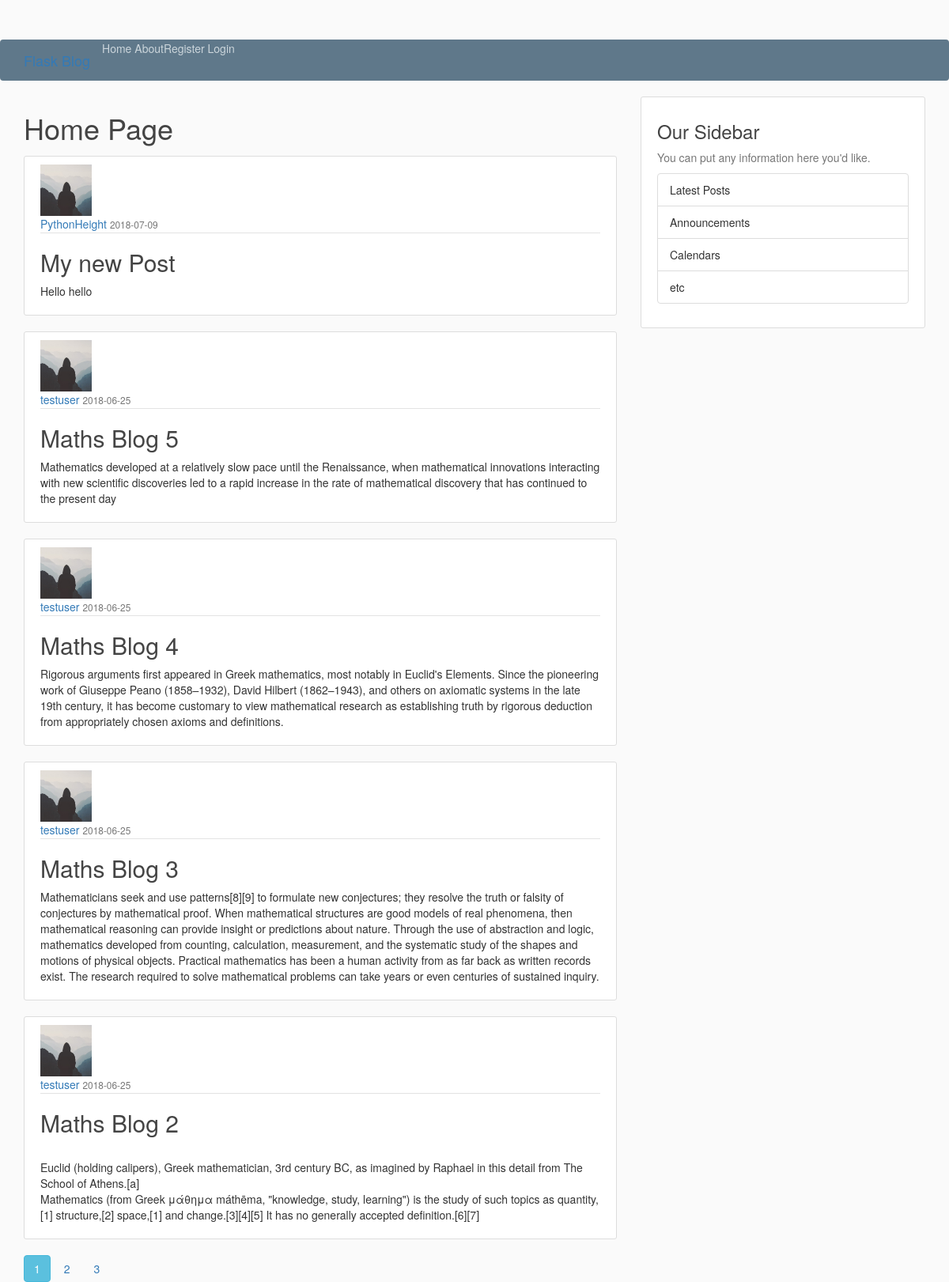
The page /home on the database its author committed.
### app/models.py (models this page shows, shortened)
class Post(db.Model):
	id = db.Column(db.Integer , primary_key = True)
	title = db.Column(db.String(100),  nullable = False)
	content = db.Column(db.Text, nullable= False)
	date_posted = db.Column(db.DateTime, nullable=False,default=datetime.utcnow)
	user_id = db.Column(db.Integer, db.ForeignKey('user.id'), nullable=False)

class User(db.Model,UserMixin):
	id = db.Column(db.Integer , primary_key = True)
	username = db.Column(db.String(20), unique = True , nullable = False)
	email = db.Column(db.String(100), unique = True , nullable = False)
	image_file = db.Column(db.String(20), default= 'default.jpg', nullable = False)
	password = db.Column(db.String(60), nullable = False)
	posts = db.relationship('Post', backref='author', lazy=True)

### app/routes.py (the view)
@app.route("/")
@app.route("/home")
def home():
	page = request.args.get('page',1,type=int)
	posts = Post.query.order_by(Post.date_posted.desc()).paginate(page=page , per_page = 5)
	return render_template("home.html",posts = posts)

### app/templates/home.html
{% extends "index.html" %}
{% block content %}
	<h1>Home Page</h1>
	{% for post in posts.items %}
	<article class="media content-section">
		<img src="{{url_for('static', filename = 'profile/'+ post.author.image_file)}}" class = "rounded-circle article-img" alt="">
	  <div class="media-body">
	    <div class="article-metadata">
	      <a class="mr-2" href="{{ url_for('user_posts' , username = post.author.username) }}">{{ post.author.username }}</a>
	      <small class="text-muted">{{ post.date_posted.strftime('%Y-%m-%d') }}</small>
	    </div>
		    <h2><a class="article-title" href="{{ url_for('post', post_id = post.id) }}">{{ post.title }}</a></h2>
		    <p class="article-content">{{ post.content }}</p>
	  </div>
</article>
	{% endfor %}
 	{% for page_num in posts.iter_pages(left_edge= 1,right_edge =1,
 										left_current = 1 , right_current = 2) %}
	 	{% if page_num %}
	 		{% if posts.page == page_num %}
	 			<a class= "btn btn-info mb2"
	 			href="{{ url_for('home' , page=page_num ) }}">{{ page_num }}</a>
	 		{% else %}
		 		<a class= "btn btn-outline-info mb2"
		 			href="{{ url_for('home' , page=page_num ) }}">{{ page_num }}</a>
	 		{% endif %}
	 	{% else %}
	 	....
	 	{% endif %}
 	{% endfor %}
{% endblock %}

### app/templates/index.html (shortened to what this page needs)
<html>
<head>
	 <link href="/static/css/bootstrap.css" rel="stylesheet">
	 <link href="/static/css/bootstrap.min.css" rel="stylesheet">
	 <link href="{{ url_for('static', filename='main.css') }}" rel="stylesheet">
</head>
<body>
    <header class="site-header">
      <nav class="navbar navbar-expand-md navbar-dark bg-steel fixed-top">
        <div class="container">
          <a class="navbar-brand mr-4" href="/">Flask Blog</a>
          <div class="collapse navbar-collapse" id="navbarToggle">
            <div class="navbar-nav mr-auto">
              <a class="nav-item nav-link" href="{{ url_for('home')}}">Home</a>
              <a class="nav-item nav-link" href="{{ url_for('about')}}">About</a>
            </div>
            <div class="navbar-nav ">
              {% if current_user.is_authenticated %}
                <a class="nav-item nav-link" href="{{ url_for('logout')}}">Logout</a>
                <a class="nav-item nav-link" href="{{ url_for('account')}}">Account</a>
                 <a class="nav-item nav-link" href="{{ url_for('new_post')}}">New Post</a>
              {% else %}
                <a class="nav-item nav-link" href="{{ url_for('register')}}">Register</a>
                <a class="nav-item nav-link" href="{{ url_for('login')}}">Login</a>
              {% endif %}
            </div>
          </div>
        </div>
      </nav>
    </header>
    <main role="main" class="container">
      <div class="row">
        <div class="col-md-8">
          {% block content %}{% endblock %}
        </div>
        <div class="col-md-4">
          <div class="content-section">
            <h3>Our Sidebar</h3>
            <p class='text-muted'>You can put any information here you'd like.
              <ul class="list-group">
                <li class="list-group-item list-group-item-light">Latest Posts</li>
                <li class="list-group-item list-group-item-light">Announcements</li>
                <li class="list-group-item list-group-item-light">Calendars</li>
                <li class="list-group-item list-group-item-light">etc</li>
              </ul>
            </p>
          </div>
        </div>
      </div>
    </main>
</body>
</html>

### app/static/main.css (style rules this page uses)
body { background: #fafafa; color: #333333; margin-top: 5rem; }
h1, h2, h3, h4, h5, h6 { color: #444444; }
.bg-steel { background-color: #5f788a; }
.site-header .navbar-nav .nav-link { color: #cbd5db; }
.content-section { background: #ffffff; padding: 10px 20px; border: 1px solid #dddddd; border-radius: 3px; margin-bottom: 20px; }
.article-title { color: #444444; }
.article-content { white-space: pre-line; }
.article-img { height: 65px; width: 65px; margin-right: 16px; }
.article-metadata { padding-bottom: 1px; margin-bottom: 4px; border-bottom: 1px solid #e3e3e3 }

### rows shown on the page
Post: image_file (placeholder picture), author.username "PythonHeight", date_posted "2018-07-09", title "My new Post", content "Hello hello"
Post: image_file (placeholder picture), author.username "testuser", date_posted "2018-06-25", title "Maths Blog 5", content "Mathematics developed at a relatively slow pace until the Renaissance, when mathematical innovations interacting with new scientific discoveries led to a rapid increase in the rate of mathematical discovery that has continued to the present day"
Post: image_file (placeholder picture), author.username "testuser", date_posted "2018-06-25", title "Maths Blog 4", content "Rigorous arguments first appeared in Greek mathematics, most notably in Euclid's Elements. Since the pioneering work of Giuseppe Peano (1858–1932), David Hilbert (1862–1943), and others on axiomatic systems in the late 19th century, it has become customary to view mathematical research as establishing truth by rigorous deduction from appropriately chosen axioms and definitions."
Post: image_file (placeholder picture), author.username "testuser", date_posted "2018-06-25", title "Maths Blog 3", content "Mathematicians seek and use patterns[8][9] to formulate new conjectures; they resolve the truth or falsity of conjectures by mathematical proof. When mathematical structures are good models of real phenomena, then mathematical reasoning can provide insight or predictions about nature. Through the use of abstraction and logic, mathematics developed from counting, calculation, measurement, and the systematic study of the shapes and motions of physical objects. Practical mathematics has been a human activity from as far back as written records exist. The research required to solve mathematical problems can take years or even centuries of sustained inquiry."
Post: image_file (placeholder picture), author.username "testuser", date_posted "2018-06-25", title "Maths Blog 2", content "Euclid (holding calipers), Greek mathematician, 3rd century BC, as imagined by Raphael in this detail from The School of Athens.[a] Mathematics (from Greek μάθημα máthēma, \"knowledge, study, learning\") is the study of such topics as quantity,[1] structure,[2] space,[1] and change.[3][4][5] It has no generally accepted definition.[6][7]"

### other values the page prints
{{ page_num }} "1"
{{ page_num }} "2" "3"
